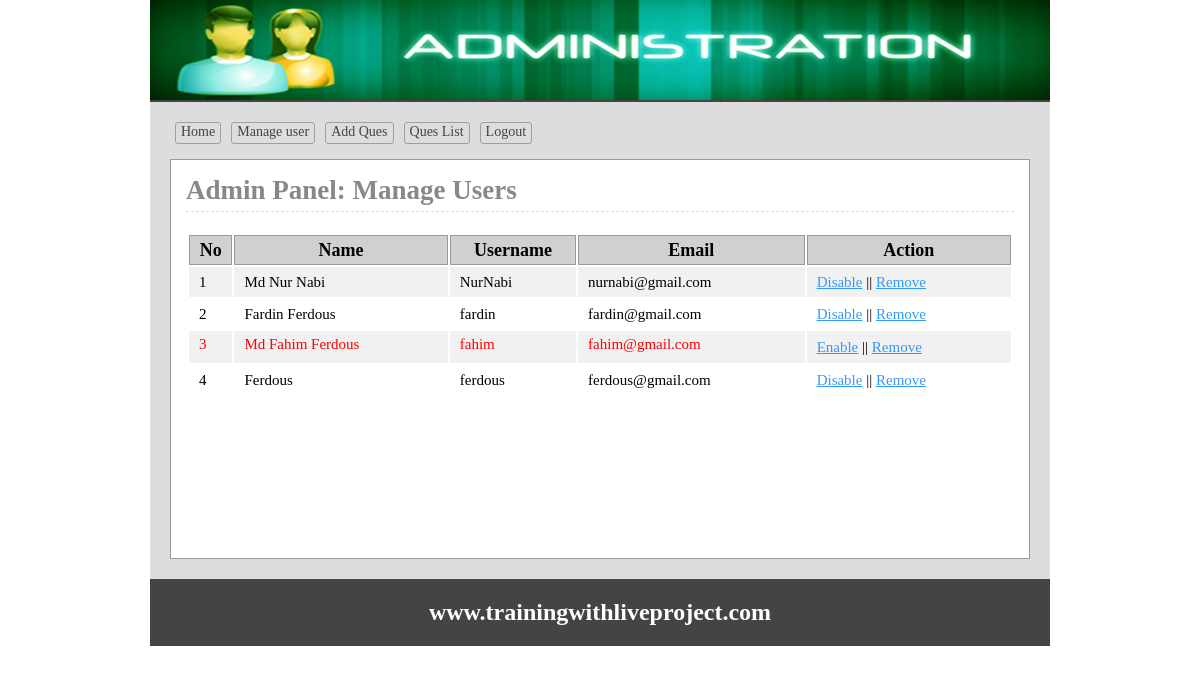
The app's page /admin/users.php (signed in) with its own data.
### tables this page shows
CREATE TABLE `tbl_user` (
  `userid` int(11) NOT NULL,
  `name` varchar(50) NOT NULL,
  `username` varchar(50) NOT NULL,
  `password` varchar(32) NOT NULL,
  `email` varchar(255) NOT NULL,
  `status` int(11) NOT NULL DEFAULT '0'
);

### lib/Database.php (called while the page is built, shortened)
<?php
Class Database{
	public $host   = DB_HOST;
	public $user   = DB_USER;
	public $pass   = DB_PASS;
	public $dbname = DB_NAME;
	public $link;
	private function connectDB(){
	$this->link = new mysqli($this->host, $this->user, $this->pass, $this->dbname);
 }
	public function select($query){
		$result = $this->link->query($query) or die($this->link->error.__LINE__);
		if($result->num_rows > 0){
			return $result;
		} else {
			return false;
		}
	}
}

### classess/User.php (called while the page is built, shortened)
<?php
	$filepath = realpath(dirname(__FILE__));
	include_once ($filepath.'/../lib/Database.php');
class User{
	private $db;
	public function __construct(){
		$this->db = new Database();
		}
	public function getAllUser(){
		$query = "SELECT * FROM tbl_user ORDER BY userid DESC";
		$result = $this->db->select($query);
		return $result;
	}
}
?>

### admin/users.php (the view, shortened to what this page needs)
<?php
$filepath = realpath(dirname(__FILE__));
	include_once ($filepath.'/inc/header.php');
	include_once ($filepath.'/../classess/User.php');
	$usr = new User();
?>
<div class="main">
	<h1>Admin Panel: Manage Users</h1>
	<div class="manageuser">
		<table class="tblone">
			<tr>
				<th>No</th>
				<th>Name</th>
				<th>Username</th>
				<th>Email</th>
				<th>Action</th>
			</tr>
			<?php
				$userData = $usr->getAllUser();
				if($userData){
					$i = 0;
					while ($result = $userData->fetch_assoc()) {
					$i++;
			?>
			<tr>
				<td>
					<?php if($result['status'] == '1'){
							echo '<span class="error">'.$i.'</span> ';
						}else{ echo $i; }
					?>
				</td>
				<td>
					<?php  if($result['status'] == '1'){
						echo '<span class="error">'.$result['name'].'</span> ';
						}else{ echo $result['name'];}
					?>
				</td>
				<td>
					<?php  if($result['status'] == '1'){
						echo '<span class="error">'.$result['username'].'</span> ';
						}else{ echo $result['username'];}
					?>
				</td>
				<td>
					<?php  if($result['status'] == '1'){
						echo '<span class="error">'.$result['email'].'</span> ';
						}else{ echo $result['email'];}
					?>
				</td>
				<td>
					<?php if ($result['status'] == '0') {?>
					<a onclick="return confirm('Are You Sure to Disable !')" href="?dis=<?php echo $result['userid']; ?>">Disable</a>
					<?php } else { ?>
					<a onclick="return confirm('Are You Sure to Enable !')" href="?ena=<?php echo $result['userid']; ?>">Enable</a>
					<?php } ?>
					|| <a onclick="return confirm('Are You Sure to Remove !')" href="?del=<?php echo $result['userid']; ?>">Remove</a>
				</td>
			</tr>
			<?php } } ?>
		</table>
	</div>
</div>
<?php include 'inc/footer.php'; ?>

### admin/inc/header.php (shortened to what this page needs)
<?php
    include_once ("../lib/Database.php");
?>
<!doctype html>
<html>
<head>
	<link rel="stylesheet" href="css/admin.css">
</head>
<body>
<div class="phpcoding">
	<section class="headeroption"></section>
		<section class="maincontent">
		<div class="menu">
		<ul>
			<li><a href="index.php">Home</a></li>
			<li><a href="users.php">Manage user</a></li>
			<li><a href="quesadd.php">Add Ques</a></li>
			<li><a href="queslist.php">Ques List</a></li>
			<li><a href="?action=logout">Logout</a></li>
		</ul>
	 </div>

### admin/inc/footer.php
 </section>
<section class="footeroption">
		<h2><?php echo "www.trainingwithliveproject.com"; ?></h2>
	</section>
</div>
</body>
</html>

### admin/css/admin.css (style rules this page uses)
* { margin:0;padding:0;outline:none }
body { font-family:verdana }
.phpcoding { width:900px; margin: 0 auto;background:#ddd }
.headeroption { background: #444 url("../img/adminbanner.png") no-repeat scroll 0 0; border-bottom: 2px solid #444444; height: 100px; }
.footeroption { background:#444;color:#fff;text-align:center;padding:20px; }
.headeroption h2, .footeroption h2 { margin:0;font-size:24px }
.maincontent { font-size: 18px; min-height: 430px; padding: 20px; }
.error { color: red; display: block; padding-bottom: 5px; }
.tblone { width:100%;border:1px solid #fff;margin:20px 0 }
.tblone td { font-size: 15px; padding: 5px 10px; }
table.tblone th { background-color: #d0d0d0; border: 1px solid #999; }
table.tblone tr:nth-child(2n+1) { background:#fff;height:30px; }
table.tblone tr:nth-child(2n) { background:#f1f1f1;height:30px; }
.tblone td a { color:#3399FF; }
.main { background: #fff none repeat scroll 0 0; border: 1px solid #999; margin-top: 10px; min-height: 368px; padding: 15px; width: 828px; }
.main h1 { border-bottom: 1px dashed #ddd; color: #888; margin: 0 0 5px; padding-bottom: 5px; }
.menu { overflow:hidden; }
.menu ul { margin:0;padding:0;list-style:none }
.menu ul li { display:block;float:left; }
.menu ul li a { border: 1px solid #9f9f9f; border-radius: 3px; color: #444; display: block; font-size: 14px; margin: 0 5px 5px; padding: 1px 5px 3px; text-decoration: none; }

### records on screen
tbl_user: name "Md Nur Nabi", username "NurNabi", email "nurnabi@gmail.com"
tbl_user: name "Fardin Ferdous", username "fardin", email "fardin@gmail.com"
tbl_user: name "Md Fahim Ferdous", username "fahim", email "fahim@gmail.com"
tbl_user: name "Ferdous", username "ferdous", email "ferdous@gmail.com"
